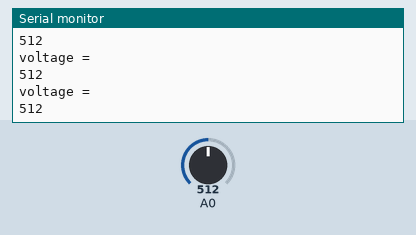
The sketch below on a simulated Arduino Uno, built with avr-gcc and run on an emulated ATmega328P. On the bench: the last lines printed to the serial monitor. The inputs (shaded band) are chosen by the test bench; at power-on: A0 = 512.

Above: at 1.2 s.
1.3 s: A0 set to 987
At 1.9 s:
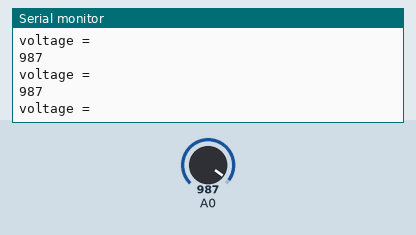
4.3 s: A0 set to 1014
At 5.2 s:
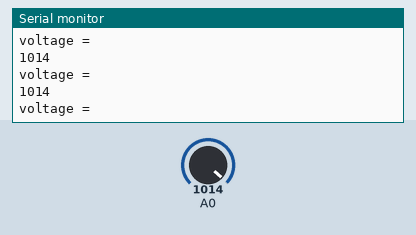
Timing chart, 0 to 7.3 s (numbered marks = the images above; inputs shaded):
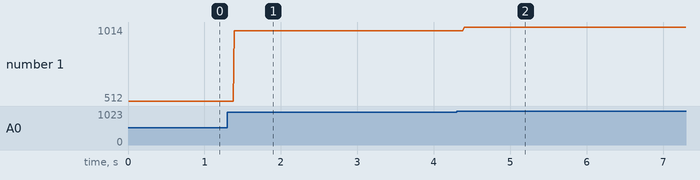

Measured:
- after the input at 1.3 s, the serial monitor: prints a new line after 0.09 s (image 1)
- after the input at 4.3 s, the serial monitor: prints a new line after 0.10 s (image 2)
- plotted number 1: 512 → 987 after the input at 1.3 s, 987 → 1014 after the input at 4.3 s

The sketch:

print_voltage.ino
```cpp
#define led_pin 13

void setup(){

pinMode(A0, INPUT);
Serial.begin( 9600 );
}

void loop()
{
  printVolts();
}

 void printVolts()
{
  int sensorValue = analogRead(A0); //read the A0 pin value
  float voltage = sensorValue * (5.00 / 1023.00); //convert the value to a true voltage.

 Serial.println("voltage = ");
 Serial.println(sensorValue); //print the voltage to LCD

  if (voltage < 6.50) //set the voltage considered low battery here
  {
    digitalWrite(led_pin, HIGH);
  }
}
```
